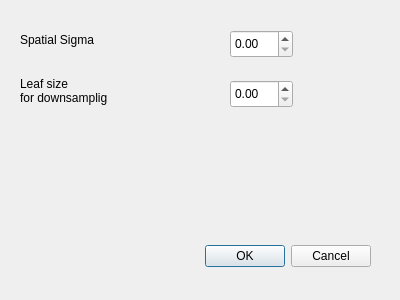
<?xml version="1.0" encoding="UTF-8"?>
<ui version="4.0">
 <class>GaussianFilterDlg</class>
 <widget class="QDialog" name="GaussianFilterDlg">
  <property name="geometry">
   <rect>
    <x>0</x>
    <y>0</y>
    <width>400</width>
    <height>300</height>
   </rect>
  </property>
  <property name="windowTitle">
   <string>Dialog</string>
  </property>
  <widget class="QDialogButtonBox" name="buttonBox">
   <property name="geometry">
    <rect>
     <x>30</x>
     <y>240</y>
     <width>341</width>
     <height>32</height>
    </rect>
   </property>
   <property name="orientation">
    <enum>Qt::Horizontal</enum>
   </property>
   <property name="standardButtons">
    <set>QDialogButtonBox::Cancel|QDialogButtonBox::Ok</set>
   </property>
  </widget>
  <widget class="QDoubleSpinBox" name="spinSpatialSigma">
   <property name="geometry">
    <rect>
     <x>230</x>
     <y>30</y>
     <width>63</width>
     <height>28</height>
    </rect>
   </property>
  </widget>
  <widget class="QLabel" name="label">
   <property name="geometry">
    <rect>
     <x>20</x>
     <y>30</y>
     <width>191</width>
     <height>20</height>
    </rect>
   </property>
   <property name="text">
    <string>Spatial Sigma</string>
   </property>
  </widget>
  <widget class="QDoubleSpinBox" name="spinLeafSize">
   <property name="geometry">
    <rect>
     <x>230</x>
     <y>80</y>
     <width>63</width>
     <height>28</height>
    </rect>
   </property>
  </widget>
  <widget class="QLabel" name="label_2">
   <property name="geometry">
    <rect>
     <x>20</x>
     <y>70</y>
     <width>191</width>
     <height>41</height>
    </rect>
   </property>
   <property name="text">
    <string>Leaf size 
for downsamplig</string>
   </property>
  </widget>
 </widget>
 <resources/>
 <connections>
  <connection>
   <sender>buttonBox</sender>
   <signal>accepted()</signal>
   <receiver>GaussianFilterDlg</receiver>
   <slot>accept()</slot>
   <hints>
    <hint type="sourcelabel">
     <x>248</x>
     <y>254</y>
    </hint>
    <hint type="destinationlabel">
     <x>157</x>
     <y>274</y>
    </hint>
   </hints>
  </connection>
  <connection>
   <sender>buttonBox</sender>
   <signal>rejected()</signal>
   <receiver>GaussianFilterDlg</receiver>
   <slot>reject()</slot>
   <hints>
    <hint type="sourcelabel">
     <x>316</x>
     <y>260</y>
    </hint>
    <hint type="destinationlabel">
     <x>286</x>
     <y>274</y>
    </hint>
   </hints>
  </connection>
 </connections>
</ui>
